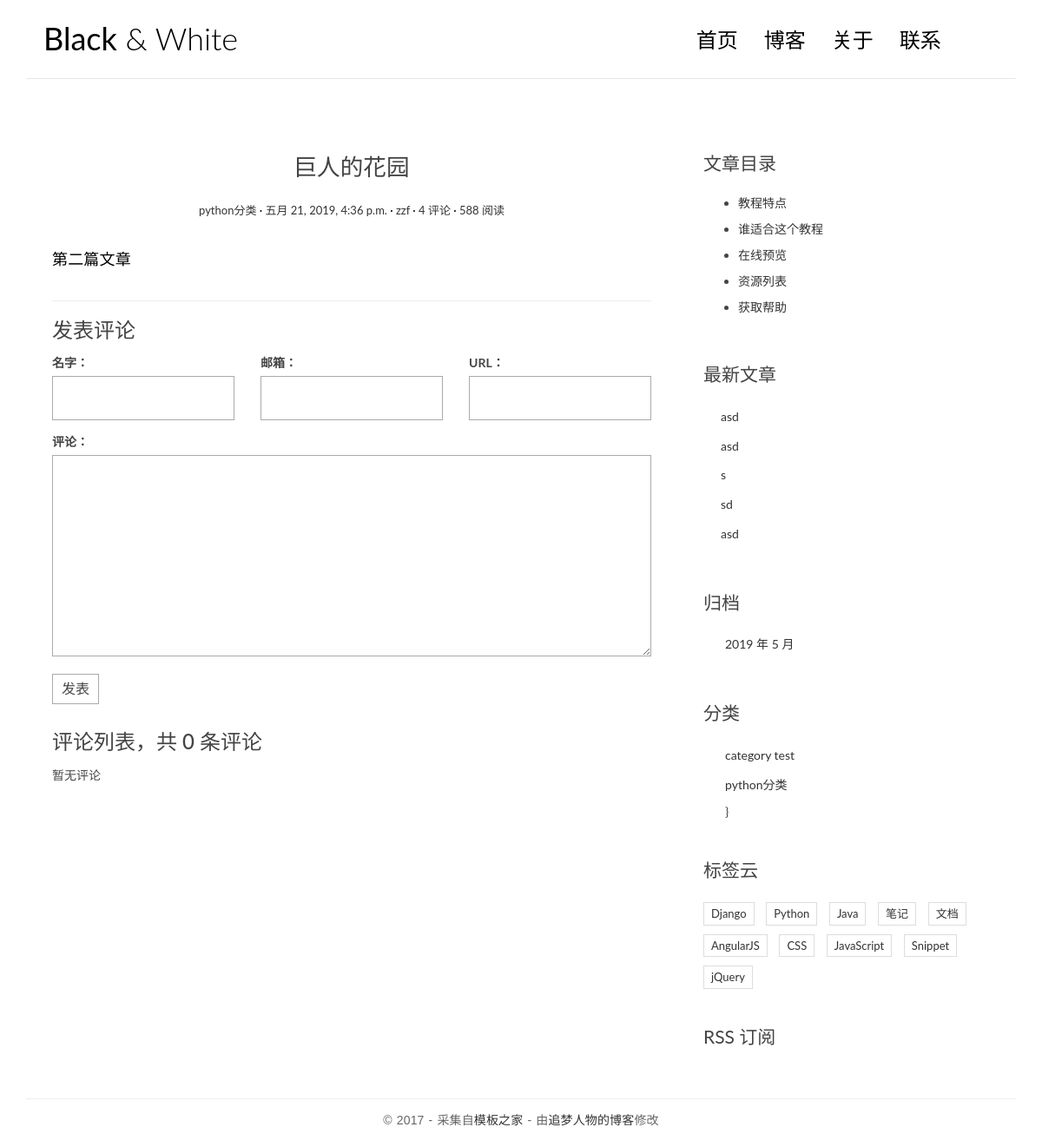
The app's page /post/2/ with its own data.
### blog/models.py (models this page shows, shortened)
class Post(models.Model):
    title = models.CharField(max_length=70)
    body = models.TextField()
    created_time = models.DateTimeField()
    modified_time = models.DateTimeField()
    excerpt = models.CharField(max_length=200, blank=True)
    category = models.ForeignKey(Category, on_delete=models.CASCADE)
    tags = models.ManyToManyField(Tag, blank=True)
    author = models.ForeignKey(User, on_delete=models.CASCADE)
    def get_absolute_url(self):
        return reverse('blog:detail', kwargs={'pk': self.pk})
    class Meta:
        ordering = ['-created_time']

class Category(models.Model):
    name = models.CharField(max_length=100)

### blog/views.py (the view)
# urls.py: url(r'^post/(?P<pk>[0-9]+)/$', views.detail, name='detail'),
def detail(request, pk):
    post = get_object_or_404(Post, pk=pk)
    post.body = markdown.markdown(post.body,
                                  extensions=[
                                      'markdown.extensions.extra',
                                      'markdown.extensions.codehilite',
                                      'markdown.extensions.toc',
                                  ])
    form = CommentForm()
    comment_list = post.comment_set.all()
    context = {'post': post,
               'form': form,
               'comment_list': comment_list
               }
    return render(request, 'blog/detail.html', context=context)

### comments/forms.py
class CommentForm(forms.ModelForm):
    class Meta:
        model = Comment
        fields = ['name', 'email', 'url', 'text']

### blog/templatetags/blog_tags.py (called while the page is built)
@register.simple_tag
def get_recent_posts(num=5):
    return Post.objects.all().order_by('-created_time')[:num]

@register.simple_tag
def archives():
    return Post.objects.dates('created_time', 'month', order='DESC')

@register.simple_tag
def get_categories():
    return Category.objects.all()

### templates/blog/detail.html (shortened to what this page needs)
{% extends 'base.html' %}
{% block main %}
    <article class="post post-{{ post.pk }}">
        <header class="entry-header">
            <h1 class="entry-title">{{ post.title }}</h1>
            <div class="entry-meta">
                <span class="post-category"><a href="#">{{ post.category.name }}</a></span>
                <span class="post-date"><a href="#"><time class="entry-date"
                                                          datetime="{{ post.created_time }}">{{ post.created_time }}</time></a></span>
                <span class="post-author"><a href="#">{{ post.author }}</a></span>
                <span class="comments-link"><a href="#">4 评论</a></span>
                <span class="views-count"><a href="#">588 阅读</a></span>
            </div>
        </header>
        <div class="entry-content clearfix">
             {{ post.body|safe }}
        </div>
    </article>
    <section class="comment-area" id="comment-area">
        <hr>
        <h3>发表评论</h3>
        <form action="{% url 'comments:post_comment' post.pk %}" method="post" class="comment-form">
  <div class="row">
    <div class="col-md-4">
      <label for="{{ form.name.id_for_label }}">名字：</label>
      {{ form.name }}
    </div>
    <div class="col-md-4">
      <label for="{{ form.email.id_for_label }}">邮箱：</label>
      {{ form.email }}
    </div>
    <div class="col-md-4">
      <label for="{{ form.url.id_for_label }}">URL：</label>
      {{ form.url }}
    </div>
    <div class="col-md-12">
      <label for="{{ form.text.id_for_label }}">评论：</label>
      {{ form.text }}
      <button type="submit" class="comment-btn">发表</button>
    </div>
  </div>
</form>
        <div class="comment-list-panel">
            <h3>评论列表，共 <span>{{ post.comment_set.count }}</span> 条评论</h3>
            <ul class="comment-list list-unstyled">
              {% for comment in comment_list %}
              <li class="comment-item">
                <span class="nickname">{{ comment.name }}</span>
                <time class="submit-date">{{ comment.created_time }}</time>
                <div class="text">
                  {{ comment.text }}
                </div>
              </li>
              {% empty %}
              暂无评论
              {% endfor %}
            </ul>
        </div>
    </section>
{% endblock main %}
{% block toc %}
    <div class="widget widget-content">
        <h3 class="widget-title">文章目录</h3>
        <ul>
            <li>
                <a href="#">教程特点</a>
            </li>
            <li>
                <a href="#">谁适合这个教程</a>
            </li>
            <li>
                <a href="#">在线预览</a>
            </li>
            <li>
                <a href="#">资源列表</a>
            </li>
            <li>
                <a href="#">获取帮助</a>
            </li>
        </ul>
    </div>
{% endblock toc %}

### templates/base.html (shortened to what this page needs)
{% load staticfiles %}
{% load blog_tags %}
<!DOCTYPE html>
<html>
<head>
    <link rel="stylesheet" href="http://code.ionicframework.com/ionicons/2.0.1/css/ionicons.min.css">
    <link rel="stylesheet" href="{% static 'blog/css/bootstrap.min.css' %}">
    <link rel="stylesheet" href="{% static 'blog/css/pace.css' %}">
    <link rel="stylesheet" href="{% static 'blog/css/custom.css' %}">
    <link rel="stylesheet" href="{% static 'blog/css/highlights/github.css' %}">
</head>
<body>
<div class="container">
    <header id="site-header">
        <div class="row">
            <div class="col-md-4 col-sm-5 col-xs-8">
                <div class="logo">
                    <h1><a href="{% url 'blog:index' %}"><b>Black</b> &amp; White</a></h1>
                </div>
            </div>
            <div class="col-md-8 col-sm-7 col-xs-4">
                <nav class="main-nav" role="navigation">
                    <div class="collapse navbar-collapse" id="bs-example-navbar-collapse-1">
                        <ul class="nav navbar-nav navbar-right">
                            <li class="cl-effect-11"><a href="index.html" data-hover="首页">首页</a></li>
                            <li class="cl-effect-11"><a href="full-width.html" data-hover="博客">博客</a></li>
                            <li class="cl-effect-11"><a href="about.html" data-hover="关于">关于</a></li>
                            <li class="cl-effect-11"><a href="contact.html" data-hover="联系">联系</a></li>
                        </ul>
                    </div>
                </nav>
            </div>
        </div>
    </header>
</div>
<div class="content-body">
    <div class="container">
        <div class="row">
        <main class="col-md-8">
            {% block main %}
            {% endblock main %}
        </main>
            <aside class="col-md-4">
            {% block toc %}
            {% endblock toc %}
                <div class="widget widget-recent-posts">
                  <h3 class="widget-title">最新文章</h3>
                  {% get_recent_posts as recent_post_list %}
                  <ul>
                    {% for post in recent_post_list %}
                    <li>
                      <a href="{{ post.get_absolute_url }}">{{ post.title }}</a>
                    </li>
                    {% empty %}
                    暂无文章！
                    {% endfor %}
                  </ul>
                </div>
                <div class="widget widget-archives">
                  <h3 class="widget-title">归档</h3>
                  {% archives as date_list %}
                  <ul>
                    {% for date in date_list %}
                    <li>
                      <a href="{% url 'blog:archives' date.year date.month %}">
                        {{ date.year }} 年 {{ date.month }} 月
                      </a>
                    </li>
                    {% endfor %}
                  </ul>
                </div>
                <div class="widget widget-category">
                  <h3 class="widget-title">分类</h3>
                  {% get_categories as category_list %}
                  <ul>
                    {% for category in category_list %}
                    <li>
                      <a href="{% url 'blog:category' category.pk %}">{{ category.name }}</a>
                    </li>
                    {% endfor %}}
                  </ul>
                </div>
                <div class="widget widget-tag-cloud">
                    <h3 class="widget-title">标签云</h3>
                    <ul>
                        <li>
                            <a href="#">Django</a>
                        </li>
                        <li>
                            <a href="#">Python</a>
                        </li>
                        <li>
                            <a href="#">Java</a>
                        </li>
                        <li>
                            <a href="#">笔记</a>
                        </li>
                        <li>
                            <a href="#">文档</a>
                        </li>
                        <li>
                            <a href="#">AngularJS</a>
                        </li>
                        <li>
                            <a href="#">CSS</a>
                        </li>
                        <li>
                            <a href="#">JavaScript</a>
                        </li>
                        <li>
                            <a href="#">Snippet</a>
                        </li>
                        <li>
                            <a href="#">jQuery</a>
                        </li>
                    </ul>
                </div>
                <div class="rss">
                    <a href=""> RSS 订阅</a>
                </div>
            </aside>
        </div>
    </div>
</div>
<footer id="site-footer">
    <div class="container">
        <div class="row">
            <div class="col-md-12">
                <p class="copyright">&copy 2017 - 采集自<a href="http://www.cssmoban.com/"
                                                        target="_blank" title="模板之家">模板之家</a>
                    - 由<a href="http://zmrenwu.com/" title="网页模板" target="_blank">追梦人物的博客</a>修改
                </p>
            </div>
        </div>
    </div>
</footer>
</body>
</html>

### blog/static/blog/css/custom.css (style rules this page uses)
* { outline: none; }
h1, h2, h3, h4, h5, h6 { margin-top: 0; }
b { font-weight: 400; }
a { color: #333; }
body { color: #444; font-family: 'Lato', sans-serif; }
p { font-family: 'Ubuntu', sans-serif; font-weight: 400; word-spacing: 1px; letter-spacing: 0.01em; }
#site-header { background-color: #FFF; padding: 25px 20px; margin-bottom: 40px; border-bottom: 1px solid #e7e7e7; }
.logo h1 a { color: #000; }
.logo h1 { margin: 0; font-family: 'Lato', sans-serif; font-weight: 300; }
.main-nav { margin-top: 11px; max-width: 95%; }
.main-nav a { color: #000000 !important; padding: 0 0 5px 0 !important; margin-right: 30px; font-family: 'Lato', sans-serif; font-weight: 300; font-size: 24px; }
.cl-effect-11 a { padding: 10px 0; color: #0972b4; text-shadow: none; }
.cl-effect-11 a::before { position: absolute; top: 0; left: 0; overflow: hidden; padding: 0 0 5px 0 !important; max-width: 0; border-bottom: 1px solid #000; color: #000; content: attr(data-hover); white-space: nowrap; -webkit-transition: max-width 0.5s; -moz-transition: max-width 0.5s; transition: max-width 0.5s; }
.content-body { padding-bottom: 4em; }
.post { background: #fff; padding: 30px 30px 0; }
.entry-title { text-align: center; font-size: 1.9em; margin-bottom: 20px; line-height: 1.6; padding: 10px 20px 0; }
.entry-meta { text-align: center; color: #DDDDDD; font-size: 13px; margin-bottom: 30px; }
.entry-content { font-size: 18px; line-height: 1.9; font-weight: 300; color: #000; }
.post-category::after, .post-date::after, .post-author::after, .comments-link::after { content: ' ·'; color: #000; }
.widget { background: #fff; padding: 30px 0 0; }
.widget-title { font-size: 1.5em; margin-bottom: 20px; line-height: 1.6; padding: 10px 0 0; font-weight: 400; }
.widget-recent-posts ul { padding: 0; margin: 0; padding-left: 20px; }
.widget-recent-posts ul li { list-style-type: none; position: relative; line-height: 170%; margin-bottom: 10px; }
.widget-recent-posts ul li::before { content: '\f3d3'; font-family: "Ionicons"; position: absolute; left: -17px; top: 3px; font-size: 16px; color: #000; }
.widget-archives ul { padding: 0; margin: 0; padding-left: 25px; }
.widget-archives ul li { list-style-type: none; position: relative; line-height: 170%; margin-bottom: 10px; }
.widget-archives ul li::before { content: '\f3f3'; font-family: "Ionicons"; position: absolute; left: -25px; top: 1px; font-size: 16px; color: #000; }
.widget-category ul { padding: 0; margin: 0; padding-left: 25px; }
.widget-category ul li { list-style-type: none; position: relative; line-height: 170%; margin-bottom: 10px; }
.widget-category ul li::before { content: '\f3fe'; font-family: "Ionicons"; position: absolute; left: -25px; top: 1px; font-size: 18px; color: #000; }
.widget-tag-cloud ul { padding: 0; margin: 0; margin-right: -10px; }
.widget-tag-cloud ul li { list-style-type: none; font-size: 13px; display: inline-block; margin-right: 10px; margin-bottom: 10px; padding: 3px 8px; border: 1px solid #ddd; }
.widget-content ul li { margin-bottom: 10px; }
.rss { font-size: 21px; margin-top: 30px; }
.rss a { color: #444; }
#site-footer { padding-top: 10px; padding: 0 0 1.5em 0; }
.copyright { text-align: center; padding-top: 1em; margin: 0; border-top: 1px solid #eee; color: #666; }
.contact-form input, .comment-form input { border: 1px solid #aaa; margin-bottom: 15px; width: 100%; padding: 15px 15px; font-size: 16px; line-height: 100%; transition: 0.4s border-color linear; }
.contact-form textarea, .comment-form textarea { border: 1px solid #aaa; margin-bottom: 15px; width: 100%; padding: 15px 15px; font-size: 16px; line-height: 20px !important; min-height: 183px; transition: 0.4s border-color linear; }
.comment-area { padding: 0 30px 0; }
.comment-form { margin-top: 15px; }
.comment-form .comment-btn { background-color: #fff; border: 1px solid #aaa; font-size: 16px; padding: 5px 10px; }
.comment-list-panel { margin-top: 30px; }
.comment-list { margin-top: 15px; }

### records on screen
Post: title "巨人的花园", category.name "python分类", created_time "五月 21, 2019, 4:36 p.m.", author "zzf", body "第二篇文章", comment_set.count "0"
Post: title "asd"
Post: title "asd"
Post: title "s"
Post: title "sd"
Post: title "asd"
Category: name "category test"
Category: name "python分类"

### other values on screen
{{ date.year }} "2019"
{{ date.month }} "5"
